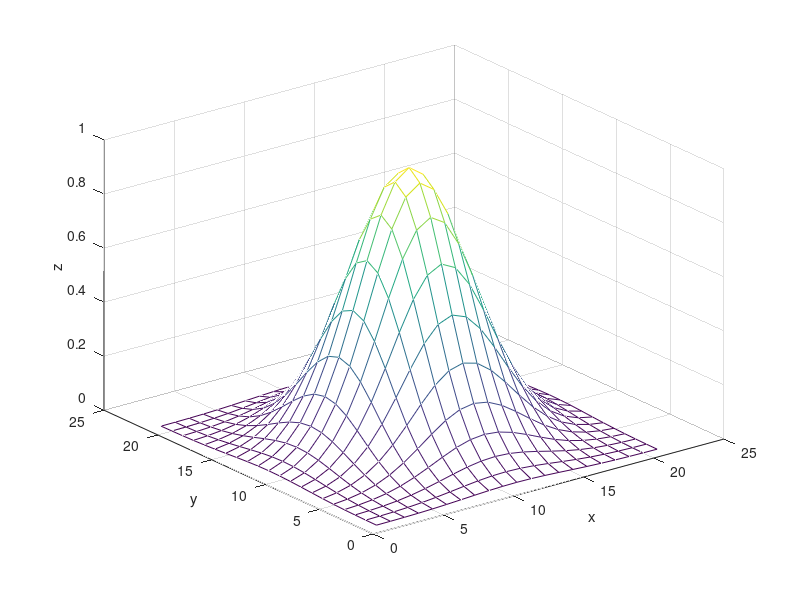

Write the MATLAB code that produced this figure.
clc;
clear all;
close all;

% Name of the company: Think Soft Research;
% Project Name: 3D mesh plot;
%  Date: Feb 8, 2019
% Time: 2:00PM

x = -2:.2:2;
y= -2:.2:2;

[x,y]= meshgrid(x,y);
z=exp(-x.^2-y.^2)
mesh(z)
xlabel('x');
ylabel('y');
zlabel('z');
